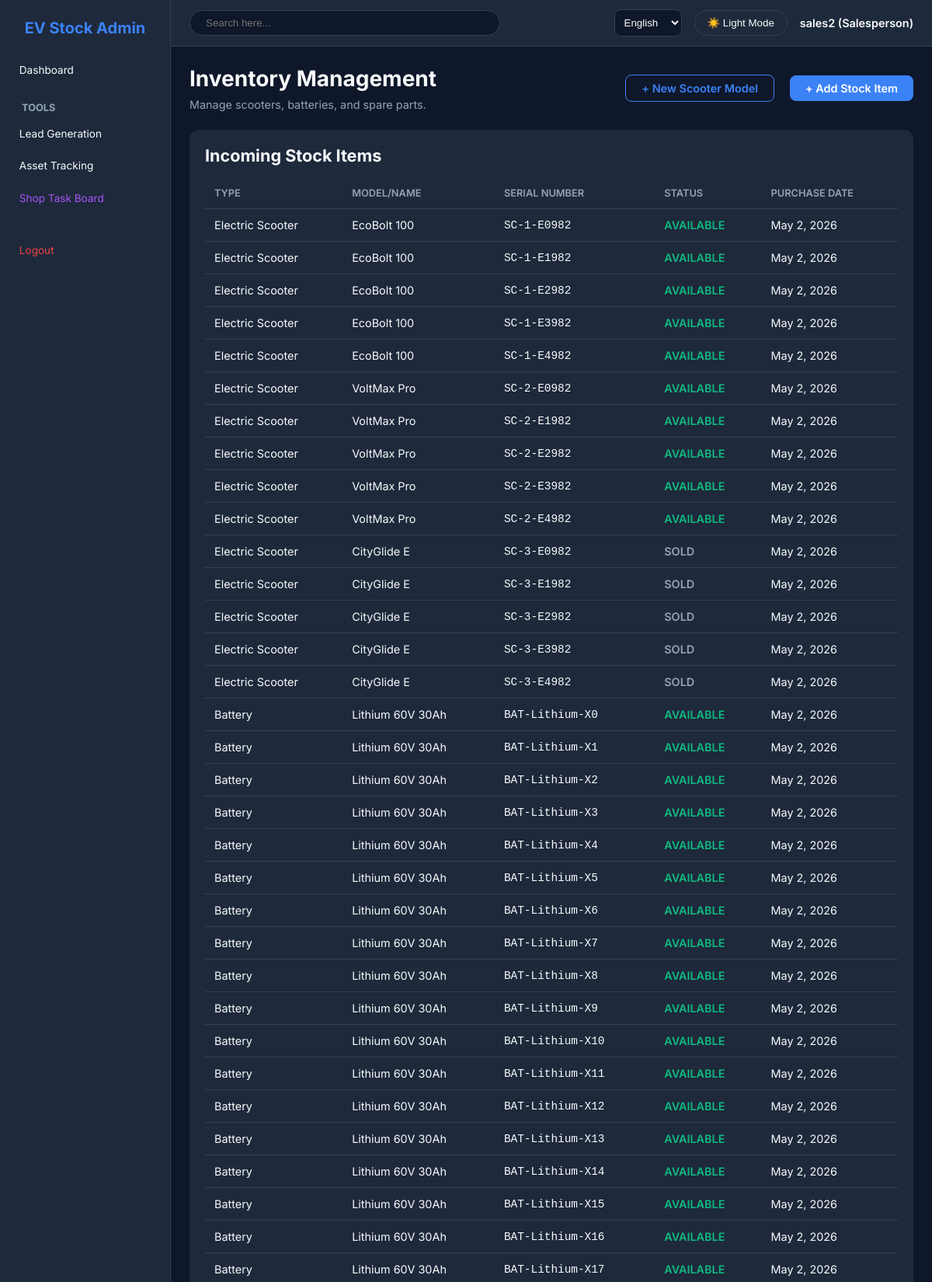
Screenshot of /inventory/ (signed in, upper part) with the database file from the repository.
### core/models.py (models this page shows, shortened)
class User(AbstractUser):
    ROLE_CHOICES = (
        ('ADMIN', 'Admin'),
        ('SALES', 'Salesperson'),
        ('CUSTOMER', 'Customer'),
    )
    role = models.CharField(max_length=10, choices=ROLE_CHOICES, default='SALES')
    phone_number = models.CharField(max_length=20, blank=True, null=True)
    aadhar_number = models.CharField(max_length=20, blank=True, null=True)
    pan_number = models.CharField(max_length=20, blank=True, null=True)
    aadhar_front_photo = models.ImageField(upload_to='customers/aadhar/', blank=True, null=True)
    aadhar_back_photo = models.ImageField(upload_to='customers/aadhar/', blank=True, null=True)
    pan_photo = models.ImageField(upload_to='customers/pan/', blank=True, null=True)
    misc = models.JSONField(default=dict, blank=True, null=True)

### inventory/models.py (models this page shows, shortened)
class StockItem(models.Model):
    TYPE_CHOICES = (
        ('SCOOTER', 'Electric Scooter'),
        ('BATTERY', 'Battery'),
        ('CHARGER', 'Battery Charger'),
        ('SPARE', 'Spare Part'),
    )
    STATUS_CHOICES = (
        ('AVAILABLE', 'Available'),
        ('SOLD', 'Sold'),
        ('DEFECTIVE', 'Defective'),
    )
    BATTERY_TYPE_CHOICES = (
        ('LITHIUM', 'Lithium Battery'),
        ('LEAD', 'Lead Battery'),
    )
    WATTAGE_CHOICES = (
        ('60W', '60 Watt'),
        ('72W', '72 Watt'),
    )
    item_type = models.CharField(max_length=20, choices=TYPE_CHOICES)
    scooter_model = models.ForeignKey(ScooterModel, on_delete=models.SET_NULL, null=True, blank=True)
    name = models.CharField(max_length=100) # Could be spare part name
    serial_number = models.CharField(max_length=100, unique=True)
    status = models.CharField(max_length=20, choices=STATUS_CHOICES, default='AVAILABLE')
    purchase_date = models.DateField(auto_now_add=True)
    supplier_details = models.TextField(blank=True, null=True)
    battery_type = models.CharField(max_length=20, choices=BATTERY_TYPE_CHOICES, null=True, blank=True)
    wattage = models.CharField(max_length=20, choices=WATTAGE_CHOICES, null=True, blank=True)
    misc = models.JSONField(default=dict, blank=True, null=True)

class ScooterModel(models.Model):
    name = models.CharField(max_length=100)
    range_km = models.IntegerField()
    watts = models.IntegerField()
    charging_time = models.FloatField()
    last_price = models.DecimalField(max_digits=10, decimal_places=2)
    battery_lithium_60w_range = models.IntegerField(null=True, blank=True, help_text="Range with 60W Lithium Battery")
    battery_lithium_72w_range = models.IntegerField(null=True, blank=True, help_text="Range with 72W Lithium Battery")
    battery_lead_60w_range = models.IntegerField(null=True, blank=True, help_text="Range with 60W Lead Battery")
    battery_lead_72w_range = models.IntegerField(null=True, blank=True, help_text="Range with 72W Lead Battery")
    misc = models.JSONField(default=dict, blank=True, null=True)

### inventory/views.py (the view)
# urls.py: path('', views.inventory_list, name='inventory_list'),
@login_required
def inventory_list(request):
    items = StockItem.objects.all().order_by('-purchase_date')
    scooters = ScooterModel.objects.all()
    return render(request, 'inventory/list.html', {
        'items': items,
        'scooters': scooters
    })

### templates/inventory/list.html (shortened to what this page needs)
{% extends 'base.html' %}
{% block content %}
<div class="header">
    <div>
        <h1>Inventory Management</h1>
        <p style="color: var(--text-muted); margin-top: 0.5rem;">Manage scooters, batteries, and spare parts.</p>
    </div>
    <div>
        <a href="{% url 'add_scooter_model' %}" class="btn" style="background: transparent; border: 1px solid var(--primary); color: var(--primary); margin-right: 1rem;">+ New Scooter Model</a>
        <a href="{% url 'add_stock_item' %}" class="btn">+ Add Stock Item</a>
    </div>
</div>
<div class="card">
    <div class="header" style="margin-bottom: 1rem;">
        <h2>Incoming Stock Items</h2>
    </div>
    <table>
        <thead>
            <tr>
                <th>Type</th>
                <th>Model/Name</th>
                <th>Serial Number</th>
                <th>Status</th>
                <th>Purchase Date</th>
            </tr>
        </thead>
        <tbody>
            {% for item in items %}
            <tr>
                <td>{{ item.get_item_type_display }}</td>
                <td>
                    {% if item.scooter_model %}
                        {{ item.scooter_model.name }}
                    {% else %}
                        {{ item.name }}
                    {% endif %}
                </td>
                <td style="font-family: monospace;">{{ item.serial_number }}</td>
                <td>
                    {% if item.status == 'AVAILABLE' %}
                        <span style="color: var(--success); font-weight: 600;">AVAILABLE</span>
                    {% elif item.status == 'SOLD' %}
                        <span style="color: var(--text-muted); font-weight: 600;">SOLD</span>
                    {% else %}
                        <span style="color: var(--danger); font-weight: 600;">{{ item.status }}</span>
                    {% endif %}
                </td>
                <td>{{ item.purchase_date }}</td>
            </tr>
            {% empty %}
            <tr>
                <td colspan="5" style="text-align: center; padding: 2rem; color: var(--text-muted)">
                    No stock items available. Add stock items using the button above.
                </td>
            </tr>
            {% endfor %}
        </tbody>
    </table>
</div>
{% endblock %}

### templates/base.html (shortened to what this page needs)
{% load i18n %}
<!DOCTYPE html>
<html lang="en" data-theme="dark">
<head>
</head>
<body>
    {% if request.user.is_authenticated %}
    <div class="sidebar">
        <h2>EV Stock Admin</h2>
        <a href="{% url 'dashboard' %}">{% trans "Dashboard" %}</a>
        <h4 style="margin: 1.5rem 0 0.5rem 1rem; color: var(--text-muted); font-size: 0.8rem; text-transform: uppercase;">{% trans "Tools" %}</h4>
        <a href="{% url 'leads_list' %}">{% trans "Lead Generation" %}</a>
        <a href="{% url 'search_asset' %}">{% trans "Asset Tracking" %}</a>
        <a href="{% url 'board_view' %}" style="color: #a855f7;">{% trans "Shop Task Board" %}</a>
        <div style="margin-top: 2rem">
            <a href="{% url 'logout' %}" style="color: var(--danger)">{% trans "Logout" %}</a>
        </div>
    </div>
    {% endif %}
    <div class="main-content">
        <div class="top-navbar">
            <form action="{% url 'global_search' %}" method="get" style="flex: 1; display: flex; max-width: 400px; margin-right: auto;">
                <input type="text" name="q" placeholder="Search here..." required style="width: 100%; padding: 0.5rem 1.25rem; border-radius: 20px; border: 1px solid var(--border-color); background: var(--bg-color); color: var(--text-color);">
            </form>
            <form action="{% url 'set_language' %}" method="post">{% csrf_token %}
                <select name="language" onchange="this.form.submit()" class="language-dropdown">
                    {% get_current_language as LANGUAGE_CODE %}
                    {% get_available_languages as LANGUAGES %}
                    {% for lang in LANGUAGES %}
                        <option value="{{ lang.0 }}" {% if lang.0 == LANGUAGE_CODE %}selected{% endif %}>
                            {{ lang.1 }}
                        </option>
                    {% endfor %}
                </select>
            </form>
            <button class="theme-toggle" id="theme-btn">🌙 Dark Mode</button>
            <span style="font-weight: 600;">{{ request.user.username }} ({{ request.user.get_role_display }})</span>
        </div>
        <div class="content-area">
            {% block content %}{% endblock %}
        </div>
    </div>
</body>
</html>

### templates/base.html (style rules this page uses)
:root { --bg-color: #f1f5f9; --card-bg: #ffffff; --text-color: #0f172a; --text-muted: #64748b; --primary: #3b82f6; --primary-hover: #2563eb; --success: #10b981; --danger: #ef4444; --border-color: #e2e8f0; --radius: 12px; }
[data-theme="dark"] { --bg-color: #0f172a; --card-bg: #1e293b; --text-color: #f8fafc; --text-muted: #94a3b8; --border-color: #334155; }
* { box-sizing: border-box; margin: 0; padding: 0; }
body { font-family: 'Inter', sans-serif; font-size: 0.9rem; background-color: var(--bg-color); color: var(--text-color); display: flex; min-height: 100vh; transition: background-color 0.3s, color 0.3s; }
.sidebar { width: 220px; background: var(--card-bg); padding: 1.5rem 0.75rem; border-right: 1px solid var(--border-color); transition: background-color 0.3s, border-color 0.3s; }
.sidebar h2 { margin-bottom: 1.5rem; color: var(--primary); font-weight: 700; text-align: center; font-size: 1.25rem; }
.sidebar a { display: block; color: var(--text-color); text-decoration: none; padding: 0.6rem 0.8rem; border-radius: var(--radius); margin-bottom: 0.4rem; transition: background 0.2s; font-size: 0.85rem; }
.main-content { flex: 1; display: flex; flex-direction: column; overflow-y: auto; }
.top-navbar { padding: 0.75rem 1.5rem; display: flex; justify-content: flex-end; align-items: center; gap: 1rem; border-bottom: 1px solid var(--border-color); background: var(--card-bg); }
.content-area { padding: 1.5rem; }
.card { background: var(--card-bg); border-radius: var(--radius); padding: 1.25rem; box-shadow: 0 4px 6px -1px rgb(0 0 0 / 0.1); margin-bottom: 1.25rem; }
.btn { background: var(--primary); color: white; border: none; padding: 0.5rem 1.25rem; border-radius: 8px; cursor: pointer; font-weight: 600; transition: background 0.2s; text-decoration: none; display: inline-block; }
.header { display: flex; justify-content: space-between; align-items: center; margin-bottom: 1.5rem; }
.header h1 { font-size: 1.75rem; }
table { width: 100%; border-collapse: collapse; margin-top: 0.75rem; }
th, td { padding: 0.75rem; text-align: left; border-bottom: 1px solid var(--border-color); }
th { color: var(--text-muted); font-weight: 600; text-transform: uppercase; font-size: 0.8rem; }
input, select, textarea { background: var(--bg-color); color: var(--text-color); border: 1px solid var(--border-color); }
.theme-toggle { background: transparent; border: 1px solid var(--border-color); color: var(--text-color); padding: 0.5rem 1rem; border-radius: 20px; cursor: pointer; }
.language-dropdown { background: var(--bg-color); color: var(--text-color); border: 1px solid var(--border-color); padding: 0.5rem; border-radius: 8px; }

### rows the page displays
User: user.username "sales2", user.role "Salesperson"
StockItem: item_type "Electric Scooter", scooter_model.name "EcoBolt 100", serial_number "SC-1-E0982", status "AVAILABLE", purchase_date "May 2, 2026"
StockItem: item_type "Electric Scooter", scooter_model.name "EcoBolt 100", serial_number "SC-1-E1982", status "AVAILABLE", purchase_date "May 2, 2026"
StockItem: item_type "Electric Scooter", scooter_model.name "EcoBolt 100", serial_number "SC-1-E2982", status "AVAILABLE", purchase_date "May 2, 2026"
StockItem: item_type "Electric Scooter", scooter_model.name "EcoBolt 100", serial_number "SC-1-E3982", status "AVAILABLE", purchase_date "May 2, 2026"
StockItem: item_type "Electric Scooter", scooter_model.name "EcoBolt 100", serial_number "SC-1-E4982", status "AVAILABLE", purchase_date "May 2, 2026"
StockItem: item_type "Electric Scooter", scooter_model.name "VoltMax Pro", serial_number "SC-2-E0982", status "AVAILABLE", purchase_date "May 2, 2026"
StockItem: item_type "Electric Scooter", scooter_model.name "VoltMax Pro", serial_number "SC-2-E1982", status "AVAILABLE", purchase_date "May 2, 2026"
StockItem: item_type "Electric Scooter", scooter_model.name "VoltMax Pro", serial_number "SC-2-E2982", status "AVAILABLE", purchase_date "May 2, 2026"
StockItem: item_type "Electric Scooter", scooter_model.name "VoltMax Pro", serial_number "SC-2-E3982", status "AVAILABLE", purchase_date "May 2, 2026"
StockItem: item_type "Electric Scooter", scooter_model.name "VoltMax Pro", serial_number "SC-2-E4982", status "AVAILABLE", purchase_date "May 2, 2026"
StockItem: item_type "Electric Scooter", scooter_model.name "CityGlide E", serial_number "SC-3-E0982", status "SOLD", purchase_date "May 2, 2026"
StockItem: item_type "Electric Scooter", scooter_model.name "CityGlide E", serial_number "SC-3-E1982", status "SOLD", purchase_date "May 2, 2026"
StockItem: item_type "Electric Scooter", scooter_model.name "CityGlide E", serial_number "SC-3-E2982", status "SOLD", purchase_date "May 2, 2026"
StockItem: item_type "Electric Scooter", scooter_model.name "CityGlide E", serial_number "SC-3-E3982", status "SOLD", purchase_date "May 2, 2026"
StockItem: item_type "Electric Scooter", scooter_model.name "CityGlide E", serial_number "SC-3-E4982", status "SOLD", purchase_date "May 2, 2026"
StockItem: item_type "Battery", name "Lithium 60V 30Ah", serial_number "BAT-Lithium-X0", status "AVAILABLE", purchase_date "May 2, 2026"
StockItem: item_type "Battery", name "Lithium 60V 30Ah", serial_number "BAT-Lithium-X1", status "AVAILABLE", purchase_date "May 2, 2026"
StockItem: item_type "Battery", name "Lithium 60V 30Ah", serial_number "BAT-Lithium-X2", status "AVAILABLE", purchase_date "May 2, 2026"
StockItem: item_type "Battery", name "Lithium 60V 30Ah", serial_number "BAT-Lithium-X3", status "AVAILABLE", purchase_date "May 2, 2026"
StockItem: item_type "Battery", name "Lithium 60V 30Ah", serial_number "BAT-Lithium-X4", status "AVAILABLE", purchase_date "May 2, 2026"
StockItem: item_type "Battery", name "Lithium 60V 30Ah", serial_number "BAT-Lithium-X5", status "AVAILABLE", purchase_date "May 2, 2026"
StockItem: item_type "Battery", name "Lithium 60V 30Ah", serial_number "BAT-Lithium-X6", status "AVAILABLE", purchase_date "May 2, 2026"
StockItem: item_type "Battery", name "Lithium 60V 30Ah", serial_number "BAT-Lithium-X7", status "AVAILABLE", purchase_date "May 2, 2026"
StockItem: item_type "Battery", name "Lithium 60V 30Ah", serial_number "BAT-Lithium-X8", status "AVAILABLE", purchase_date "May 2, 2026"
StockItem: item_type "Battery", name "Lithium 60V 30Ah", serial_number "BAT-Lithium-X9", status "AVAILABLE", purchase_date "May 2, 2026"
StockItem: item_type "Battery", name "Lithium 60V 30Ah", serial_number "BAT-Lithium-X10", status "AVAILABLE", purchase_date "May 2, 2026"
StockItem: item_type "Battery", name "Lithium 60V 30Ah", serial_number "BAT-Lithium-X11", status "AVAILABLE", purchase_date "May 2, 2026"
StockItem: item_type "Battery", name "Lithium 60V 30Ah", serial_number "BAT-Lithium-X12", status "AVAILABLE", purchase_date "May 2, 2026"
StockItem: item_type "Battery", name "Lithium 60V 30Ah", serial_number "BAT-Lithium-X13", status "AVAILABLE", purchase_date "May 2, 2026"
StockItem: item_type "Battery", name "Lithium 60V 30Ah", serial_number "BAT-Lithium-X14", status "AVAILABLE", purchase_date "May 2, 2026"
StockItem: item_type "Battery", name "Lithium 60V 30Ah", serial_number "BAT-Lithium-X15", status "AVAILABLE", purchase_date "May 2, 2026"
StockItem: item_type "Battery", name "Lithium 60V 30Ah", serial_number "BAT-Lithium-X16", status "AVAILABLE", purchase_date "May 2, 2026"
StockItem: item_type "Battery", name "Lithium 60V 30Ah", serial_number "BAT-Lithium-X17", status "AVAILABLE", purchase_date "May 2, 2026"

### other values shown
form field language "English"
